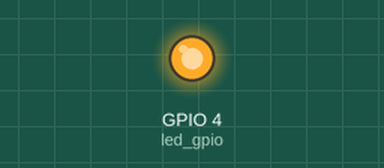
This program was run on a simulated Raspberry Pi (BCM pin numbers). Shown: output pins drawn as LEDs (lit = HIGH). At 10.0 s the program stops and its outputs stay as they are.

Above: at 0.1 s.
At 9.1 s:
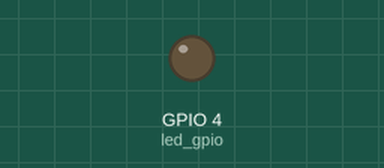
Timing chart, 0 to 10.6 s (numbered marks = the images above):
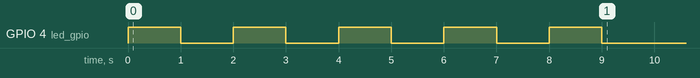

The program:

basic_output.py
```python
#!/usr/bin/env python

import RPi.GPIO as GPIO
from time import sleep

# Use GPIO numbering
GPIO.setmode(GPIO.BCM)

# GPIO with LED attached
led_gpio = 4

# Set the GPIO up as an output
GPIO.setup(led_gpio, GPIO.OUT)

# Toggle the state of the output 10 times
for _ in range(10):
    GPIO.output(led_gpio, not GPIO.input(led_gpio))
    sleep(1.0)

# Reset GPIO configuration
GPIO.cleanup()
```
